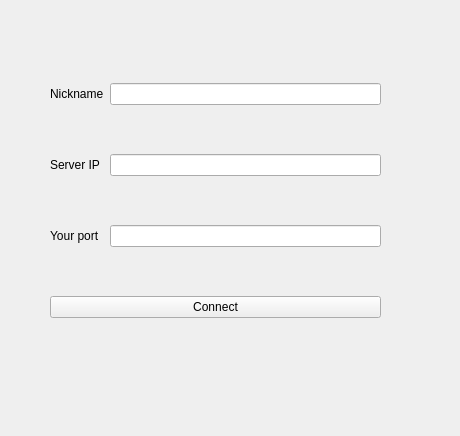
<?xml version="1.0" encoding="UTF-8"?>
<ui version="4.0">
 <class>Form</class>
 <widget class="QWidget" name="Form">
  <property name="geometry">
   <rect>
    <x>0</x>
    <y>0</y>
    <width>460</width>
    <height>436</height>
   </rect>
  </property>
  <property name="windowTitle">
   <string>Form</string>
  </property>
  <widget class="QWidget" name="gridLayoutWidget">
   <property name="geometry">
    <rect>
     <x>50</x>
     <y>40</y>
     <width>331</width>
     <height>321</height>
    </rect>
   </property>
   <layout class="QGridLayout" name="gridLayout">
    <item row="2" column="0">
     <widget class="QLabel" name="label_3">
      <property name="text">
       <string>Your port</string>
      </property>
     </widget>
    </item>
    <item row="2" column="1">
     <widget class="QLineEdit" name="lineEdit_3"/>
    </item>
    <item row="0" column="1">
     <widget class="QLineEdit" name="lineEdit"/>
    </item>
    <item row="0" column="0">
     <widget class="QLabel" name="label">
      <property name="text">
       <string>Nickname</string>
      </property>
     </widget>
    </item>
    <item row="1" column="1">
     <widget class="QLineEdit" name="lineEdit_2"/>
    </item>
    <item row="1" column="0">
     <widget class="QLabel" name="label_2">
      <property name="text">
       <string>Server IP</string>
      </property>
     </widget>
    </item>
    <item row="4" column="0" colspan="2">
     <widget class="QPushButton" name="pushButton">
      <property name="text">
       <string>Connect</string>
      </property>
     </widget>
    </item>
   </layout>
  </widget>
 </widget>
 <resources/>
 <connections/>
</ui>
